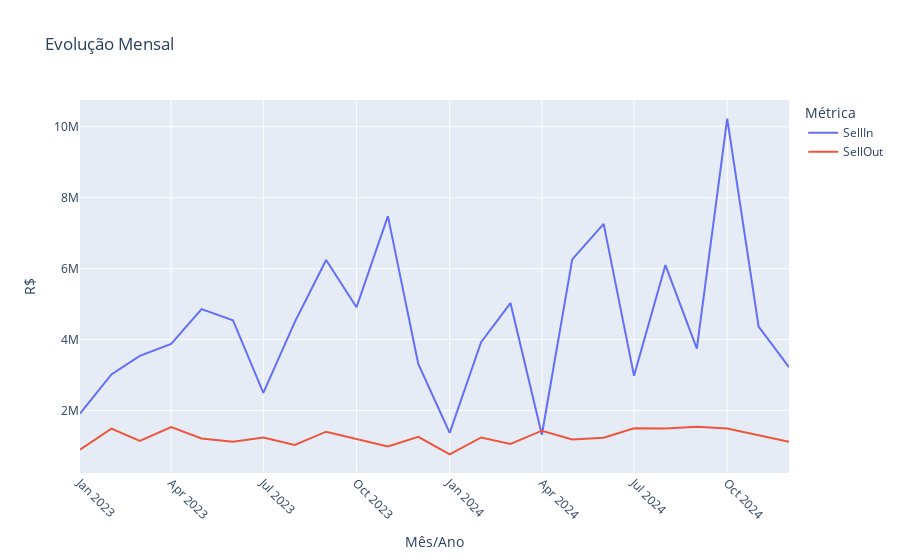

The notebook cell this image was saved under:
### Code cell
# Séries Temporais
df_sn = sell_in.groupby('Ano_Mes')['Valor_Total'].sum().reset_index().rename(columns={'Valor_Total':'SellIn'})
df_so = sell_out.groupby('Ano_Mes')['Valor_SellThrough'].sum().reset_index().rename(columns={'Valor_SellThrough':'SellOut'})
df_ts = df_sn.merge(df_so, on='Ano_Mes')
fig = px.line(df_ts, x='Ano_Mes', y=['SellIn','SellOut'], title='Evolução Mensal', labels={'value':'R$','Ano_Mes':'Mês/Ano','variable':'Métrica'})
fig.update_xaxes(tickangle=45)
fig.show()

### Figure 1 — Plotly figure (JSON) as saved in the notebook; plotly's stock layout.template omitted (floating-point values rounded to 4 significant figures)
{"data": [{"hovertemplate": "Métrica=SellIn<br>Mês/Ano=%{x}<br>R$=%{y}<extra></extra>", "legendgroup": "SellIn", "line": {"color": "#636efa", "dash": "solid"}, "marker": {"symbol": "circle"}, "mode": "lines", "name": "SellIn", "orientation": "v", "showlegend": true, "type": "scatter", "x": ["2023-01", "2023-02", "2023-03", "2023-04", "2023-05", "2023-06", "2023-07", "2023-08", "2023-09", "2023-10", "2023-11", "2023-12", "2024-01", "2024-02", "2024-03", "2024-04", "2024-05", "2024-06", "2024-07", "2024-08", "2024-09", "2024-10", "2024-11", "2024-12"], "xaxis": "x", "y": [1915000.0, 3019000.0, 3540000.0, 3879000.0, 4858000.0, 4547000.0, 2497000.0, 4493000.0, 6246000.0, 4913000.0, 7481000.0, 3312000.0, 1373000.0, 3928000.0, 5030000.0, 1319000.0, 6262000.0, 7262000.0, 2979000.0, 6103000.0, 3745000.0, 10230000.0, 4364000.0, 3225000.0], "yaxis": "y"}, {"hovertemplate": "Métrica=SellOut<br>Mês/Ano=%{x}<br>R$=%{y}<extra></extra>", "legendgroup": "SellOut", "line": {"color": "#EF553B", "dash": "solid"}, "marker": {"symbol": "circle"}, "mode": "lines", "name": "SellOut", "orientation": "v", "showlegend": true, "type": "scatter", "x": ["2023-01", "2023-02", "2023-03", "2023-04", "2023-05", "2023-06", "2023-07", "2023-08", "2023-09", "2023-10", "2023-11", "2023-12", "2024-01", "2024-02", "2024-03", "2024-04", "2024-05", "2024-06", "2024-07", "2024-08", "2024-09", "2024-10", "2024-11", "2024-12"], "xaxis": "x", "y": [899400.0, 1489000.0, 1144000.0, 1533000.0, 1215000.0, 1124000.0, 1241000.0, 1032000.0, 1405000.0, 1198000.0, 989700.0, 1259000.0, 766000.0, 1242000.0, 1060000.0, 1433000.0, 1184000.0, 1235000.0, 1500000.0, 1494000.0, 1546000.0, 1498000.0, 1296000.0, 1120000.0], "yaxis": "y"}], "layout": {"legend": {"title": {"text": "Métrica"}, "tracegroupgap": 0}, "title": {"text": "Evolução Mensal"}, "xaxis": {"anchor": "y", "domain": [0, 1], "tickangle": 45, "title": {"text": "Mês/Ano"}}, "yaxis": {"anchor": "x", "domain": [0, 1], "title": {"text": "R$"}}}}
